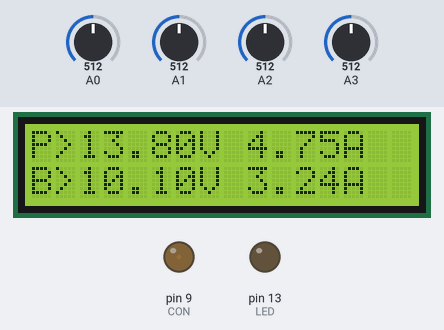
Simulated run of this sketch. Board: Arduino Uno, built with avr-gcc and run on an emulated ATmega328P. Shown: 16×2 character LCD, output pins drawn as LEDs (lit = HIGH). The inputs (shaded band) are chosen by the test bench; at power-on: A3 = 512, A0 = 512, A1 = 512, A2 = 512. What the sketch prints to the serial monitor is not drawn.

Above: at 1.4 s.
1.5 s: A3 set to 17
At 2.04 s:
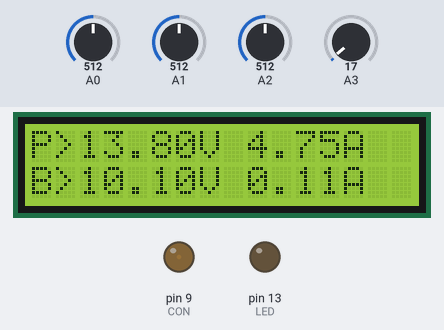
3.3 s: A3 set to 14
At 4.7 s:
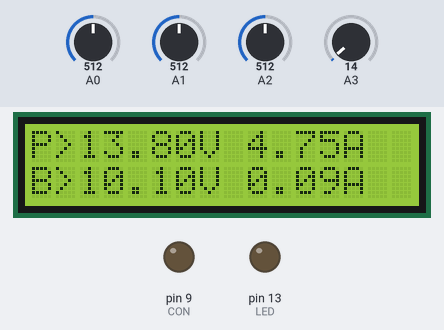
5.5 s: A0 set to 716
At 5.9 s:
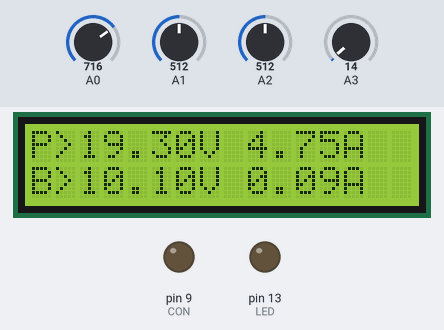
7.1 s: A1 set to 716
At 8.3 s:
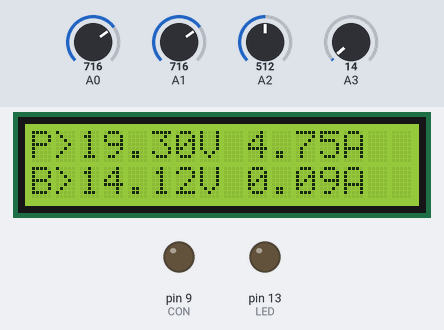
8.7 s: A2 set to 716
At 9.5 s:
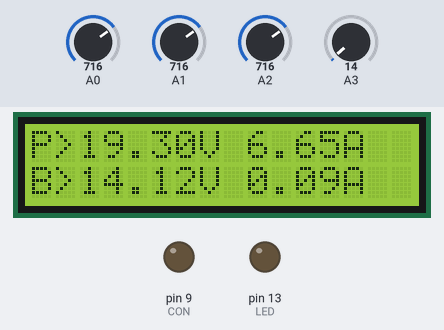
10.3 s: A0 set to 760
At 10.8 s:
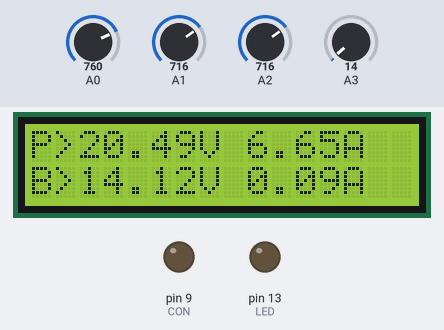
Timing chart, 0 to 12.9 s (numbered marks = the images above; inputs shaded):
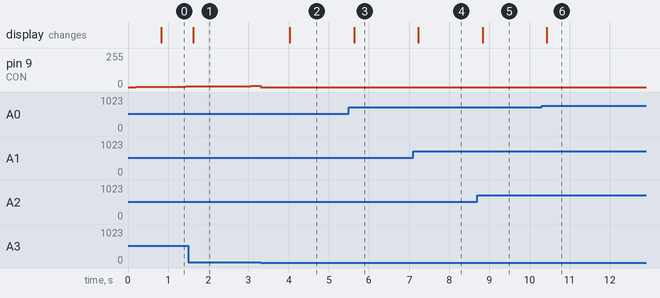

The sketch:

MPPT_Buck_Rev_1.2.ino
```cpp
// (licence header left out)
#include <Wire.h>
#include <LiquidCrystal_I2C.h>

#define CON PB1                                        // D9
#define MAX_COUNT 1000                                 // For 16 kHz switching frequency
#define D_MAX 750
#define D_MIN 0
#define D_NULL 0
#define D_INC 1
#define D_DCR 2

const byte pinVpv = 0;                                  // PV voltage @pin A0
const byte pinVo = 1;                                   // Output voltage @pin A1
const byte pinIpv = 2;                                  // PV current @pin A2
const byte pinIo = 3;                                   // Output current @pin A3

LiquidCrystal_I2C lcd(0x3f, 16, 2);

void setup()
{
  DDRB |= 1 << PB5;
  PORTB &= ~(1 << PB5);                              // Turn off the annoying LED @ pin 13

  TIMSK1 = 0;                                        // Disable Timer1 interrupts

  ADMUX = 0b01000000;                                // Select A_ref = +5 V
  ADCSRA = 0b10010111;                               // ADC enable, prescaler = f_CPU / 128 [Ref: Atmega328P datasheet, pp. 317-320]

  DDRB |= (1 << CON);                                // Set D9 as output pins to get sPWM outputs
  PORTB &= ~(1 << CON);                              // Set D9 LOW

  ICR1 = MAX_COUNT;                                  // Set the switching freq. f_sw = f_cpu / (2 * MAX_COUNT)
  TCCR1A = 0b00000010;                               // pin D9 (OC1A) & pin D10 (OC1B) disconnected to avoid any mistrigger
  TCCR1B = 0b00011001;                               // Fast PWM (Mode 14); Clock Select = System clock (No Prescaling) [Ref. Data Sheet, p. 172]
  OCR1A = D_MIN;                                     // Initially output current = max

  TCCR1A |= 0b10000000;                              // pin D9 (OC1A): Set on Compare Match

  lcd.begin();
  lcd.clear();
  Serial.begin(9600);
  delay(10);
}

void loop()
{
  static unsigned long tDispRefresh = 0;
  static unsigned long tMQTTRefresh = 0;
  static unsigned long tControl = 0;
  static unsigned long tInterval = 100;
  static float vpvPrev = 0;
  static float ppvPrev = 0;
  static int state = D_NULL;

  float vpv = (float)adcRead(pinVpv) / 37.1;        // Read PV voltage
  float vo = (float)adcRead(pinVo) / 50.7;          // Read output voltage
  float ipv = (float)adcRead(pinIpv) / 107.7;       // Read PV current
  float io = (float)adcRead(pinIo) / 157.9;         // Read output current

  float ppv = vpv * ipv;                            // Calculate PV power

  if (io < 0.1) {                                   // Output current is less than 0.1 A
    OCR1A = D_MIN;                                  // Set output current to max
    tInterval = 100;                                // Set interval to 100 ms
    state = D_NULL;                                 // Set state to D_NULL (neither increase or decrease o/p current)
  }
  else if (state == D_NULL) {                       // Output current > 0.1 A and state is D_NULL
    state = D_INC;                                  // Set the state to D_INC (reduce outout current)
  }
  if (io > 0.1) {
    if (millis() - tControl > tInterval) {
      tControl = millis();
      if (tInterval > 2000)
        tInterval = 2000;                          // Reset the interval time to 2 s if it is higher
      unsigned int d = OCR1A;

      if (state == D_INC) {                        // If state is set to D_INC (reduce outout current)
        if (ppv < ppvPrev && vpv > vpvPrev) {      // PV power decreased & PV voltage increased
          d = d > D_MIN ? d - 1 : d;               // Increase the output current
          state = D_DCR;                           // Flip the state to D_DCR (increase outout current)
          tInterval = 2000;
        }
        else                                       // PV power increased or PV voltage decreased/unchanged
          d = d < D_MAX ? d + 1 : d;               // Decrease output current
      }
      else if (state == D_DCR) {                   // If state is set to D_DCR (increase outout current)
        if (ppv > vpvPrev)                         // PV power increased
          d = d > D_MIN ? d - 1 : d;               // Increase current
        else {                                     // PV power decreased
          d = d < D_MAX ? d + 1 : d;               // Reduce output current
          state = D_INC;                           // Change the state to D_INC (reduce outout current)
          tInterval = 300000;                      // Set interval to 30 s to give a pause (for stability)
        }
      }

      ppvPrev = ppv;
      vpvPrev = vpv;

      OCR1A = d;

      //      lcd.clear();
      //      lcd.print(ppv);
      //      lcd.print("W  ");
      //      lcd.print(vpv);
      //      lcd.print("V");
      //      lcd.setCursor(0, 1);
      //      lcd.print(io);
      //      lcd.print("A  ");
      //      lcd.print(OCR1A);
    }
  }

  if ((millis() - tDispRefresh) >= 800) {
    tDispRefresh = millis();
    lcd.clear();
    lcd.print("P>");
    lcd.print(vpv);
    lcd.print("V ");
    lcd.print(ipv);
    lcd.print("A");
    lcd.setCursor(0, 1);
    lcd.print("B>");
    lcd.print(vo);
    lcd.print("V ");
    lcd.print(io);
    lcd.print("A");
  }
  if ((millis() - tMQTTRefresh) >= 12000) {
    tMQTTRefresh = millis();
    Serial.println(vpv);
    Serial.println(ipv);
    Serial.println(vo);
    Serial.print(io);
  }
}

unsigned int adcRead(const byte ch)
{
  if (ch > 15)
    return 0;
  ADMUX &= 0xF0;
  ADMUX |= ch;
  ADCSRA |= 0x40;           // Start conversion
  while (ADCSRA & 0x40);    // Wait until ADC start conversion bit goes low
  unsigned int a = ADCL;
  a |= (ADCH << 8);
  return (a);
}
```

Measured:
- after the input at 1.5 s, the display: changes after 0.13 s (image 1)
- after the input at 3.3 s, the display: changes after 0.73 s (image 2)
- after the input at 5.5 s, the display: changes after 0.13 s (image 3)
- after the input at 7.1 s, the display: changes after 0.13 s (image 4)
- after the input at 8.7 s, the display: changes after 0.13 s (image 5)
- after the input at 10.3 s, the display: changes after 0.13 s (image 6)
